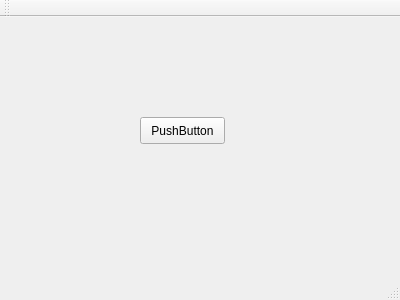
<?xml version="1.0" encoding="UTF-8"?>
<ui version="4.0">
 <class>ImageMng</class>
 <widget class="QMainWindow" name="ImageMng">
  <property name="geometry">
   <rect>
    <x>0</x>
    <y>0</y>
    <width>400</width>
    <height>300</height>
   </rect>
  </property>
  <property name="windowTitle">
   <string>ImageMng</string>
  </property>
  <widget class="QWidget" name="centralWidget">
   <widget class="QPushButton" name="pushButton">
    <property name="geometry">
     <rect>
      <x>140</x>
      <y>100</y>
      <width>85</width>
      <height>27</height>
     </rect>
    </property>
    <property name="text">
     <string>PushButton</string>
    </property>
   </widget>
  </widget>
  <widget class="QMenuBar" name="menuBar">
   <property name="geometry">
    <rect>
     <x>0</x>
     <y>0</y>
     <width>400</width>
     <height>27</height>
    </rect>
   </property>
  </widget>
  <widget class="QToolBar" name="mainToolBar">
   <attribute name="toolBarArea">
    <enum>TopToolBarArea</enum>
   </attribute>
   <attribute name="toolBarBreak">
    <bool>false</bool>
   </attribute>
  </widget>
  <widget class="QStatusBar" name="statusBar"/>
 </widget>
 <layoutdefault spacing="6" margin="11"/>
 <resources/>
 <connections/>
</ui>
